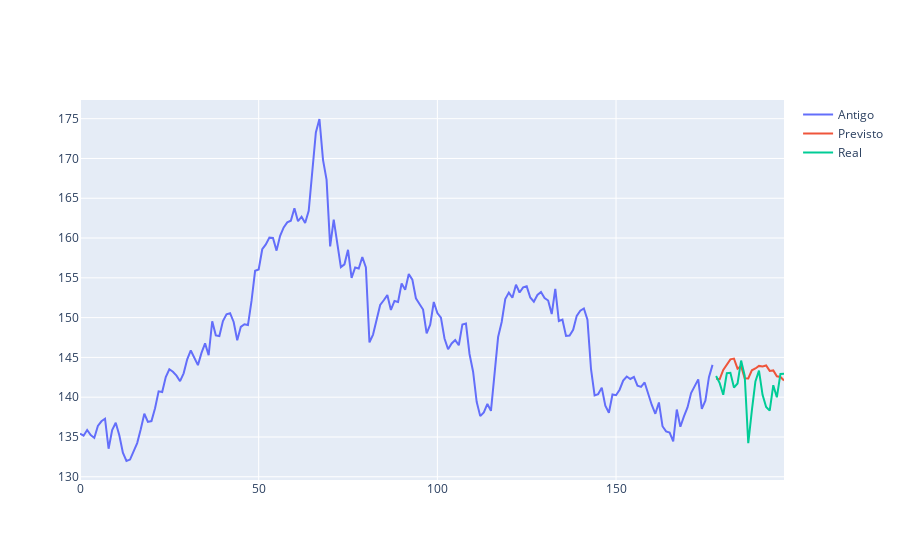

Notebook code cell kept with this figure:
### Code cell
horizon = 20
origem  = df_treino["ABBV"].shape[0]
fh = np.arange(origem, origem + horizon)

y_tpred = tforecaster.predict(fh)

fig.add_trace(
    go.Scatter(
        x = time_x,
        y = df_treino["ABBV"],
        name="Antigo"
    )
)

fig.add_trace(
    go.Scatter(
        x = fh,
        y = y_tpred,
        name="Previsto"
    )
)

fig.add_trace(
    go.Scatter(
        x = fh,
        y = df_real["ABBV"],
        name="Real"
    )
)

### Figure 1 — Plotly figure (JSON) as saved in the notebook; plotly's stock layout.template omitted (floating-point values rounded to 4 significant figures; data arrays with more than 128 entries replaced by an {"elided": "..."} marker saying what was removed)
{"data": [{"name": "Antigo", "type": "scatter", "x": {"elided": "178 int values"}, "y": {"elided": "178 float values"}}, {"name": "Previsto", "type": "scatter", "x": [178, 179, 180, 181, 182, 183, 184, 185, 186, 187, 188, 189, 190, 191, 192, 193, 194, 195, 196, 197], "y": [142.3, 142.3, 143.4, 144.0, 144.8, 144.8, 143.6, 143.9, 142.4, 142.4, 143.4, 143.6, 143.9, 143.9, 144.0, 143.3, 143.4, 142.6, 142.5, 142.1]}, {"name": "Real", "type": "scatter", "x": [178, 179, 180, 181, 182, 183, 184, 185, 186, 187, 188, 189, 190, 191, 192, 193, 194, 195, 196, 197], "y": [142.7, 141.8, 140.3, 143.0, 143.1, 141.2, 141.7, 144.6, 142.7, 134.2, 138.3, 142.0, 143.3, 140.3, 138.8, 138.3, 141.5, 140.0, 142.9, 142.9]}], "layout": {}}
